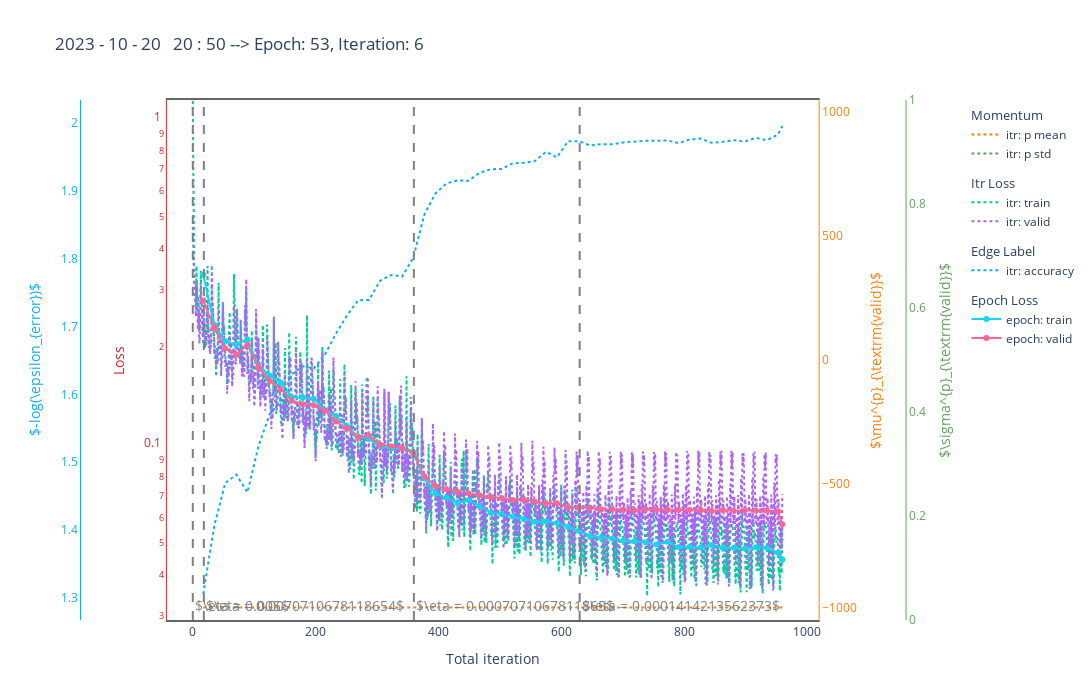

The notebook cell saved with this chart:
### Code cell
tag = '/hpcfs/cepc/higgs/frank/GNN/ds/output_tag/summaries_0.csv'
rec = '/hpcfs/cepc/higgs/frank/GNN/ds/output_rec/summaries_0.csv'

# tar = tag
tar = rec

# df, t = update_csv('/hpcfs/cepc/higgs/frank/GNN/ds/output_rec.gradnorm.4.newloss/summaries_0.csv')
# df, t = update_csv('/hpcfs/cepc/higgs/frank/GNN/ds/output_rec.gradnorm.4/summaries_0.csv')
df, t = update_csv('/lustre/collider/zhangyulei/DeepLearning/Tracking/workspace/output.rec.trans/summaries_0.csv')
fig = update_fig(df, t)
fig.show()
#
# while True:
#     df, t = update_csv(tar)
#     fig = update_fig(df, t)
#     time.sleep(120)
#     clear_output(wait=False)
#     fig.show()

### Figure 1 — Plotly figure (JSON) as saved in the notebook; plotly's stock layout.template omitted (floating-point values rounded to 4 significant figures; data arrays with more than 128 entries replaced by an {"elided": "..."} marker saying what was removed)
{"data": [{"legendgroup": "Momentum", "legendgrouptitle": {"text": "Momentum"}, "line": {"color": "#ff7f0e", "dash": "dot"}, "mode": "lines", "name": "itr: p mean", "x": [17, 35, 53, 71, 89, 107, 125, 143, 161, 179, 197, 215, 233, 251, 269, 287, 305, 323, 341, 359, 377, 395, 413, 431, 449, 467, 485, 503, 521, 539, 557, 575, 593, 611, 629, 647, 665, 683, 701, 719, 737, 755, 773, 791, 809, 827, 845, 863, 881, 899, 917, 935, 953, 960], "y": [-999.0, -999.0, -999.0, -999.0, -999.0, -999.0, -999.0, -999.0, -999.0, -999.0, -999.0, -999.0, -999.0, -999.0, -999.0, -999.0, -999.0, -999.0, -999.0, -999.0, -999.0, -999.0, -999.0, -999.0, -999.0, -999.0, -999.0, -999.0, -999.0, -999.0, -999.0, -999.0, -999.0, -999.0, -999.0, -999.0, -999.0, -999.0, -999.0, -999.0, -999.0, -999.0, -999.0, -999.0, -999.0, -999.0, -999.0, -999.0, -999.0, -999.0, -999.0, -999.0, -999.0, -999.0], "yaxis": "y3", "type": "scatter"}, {"legendgroup": "Momentum", "line": {"color": "#64a05f", "dash": "dot"}, "mode": "lines", "name": "itr: p std", "x": [17, 35, 53, 71, 89, 107, 125, 143, 161, 179, 197, 215, 233, 251, 269, 287, 305, 323, 341, 359, 377, 395, 413, 431, 449, 467, 485, 503, 521, 539, 557, 575, 593, 611, 629, 647, 665, 683, 701, 719, 737, 755, 773, 791, 809, 827, 845, 863, 881, 899, 917, 935, 953, 960], "y": [null, null, null, null, null, null, null, null, null, null, null, null, null, null, null, null, null, null, null, null, null, null, null, null, null, null, null, null, null, null, null, null, null, null, null, null, null, null, null, null, null, null, null, null, null, null, null, null, null, null, null, null, null, null], "yaxis": "y4", "type": "scatter"}, {"legendgroup": "Itr Loss", "legendgrouptitle": {"text": "Itr Loss"}, "line": {"dash": "dot"}, "mode": "lines", "name": "itr: train", "x": {"elided": "961 int values"}, "y": {"elided": "961 float values"}, "type": "scatter"}, {"legendgroup": "Itr Loss", "line": {"dash": "dot"}, "mode": "lines", "name": "itr: valid", "x": {"elided": "961 int values"}, "y": {"elided": "961 float values"}, "type": "scatter"}, {"legendgroup": "Edge Label", "legendgrouptitle": {"text": "Edge Label"}, "line": {"color": "#11ADF0", "dash": "dot"}, "mode": "lines", "name": "itr: accuracy", "x": [17, 35, 53, 71, 89, 107, 125, 143, 161, 179, 197, 215, 233, 251, 269, 287, 305, 323, 341, 359, 377, 395, 413, 431, 449, 467, 485, 503, 521, 539, 557, 575, 593, 611, 629, 647, 665, 683, 701, 719, 737, 755, 773, 791, 809, 827, 845, 863, 881, 899, 917, 935, 953, 960], "y": [1.306, 1.407, 1.47, 1.481, 1.456, 1.524, 1.57, 1.589, 1.629, 1.642, 1.638, 1.658, 1.689, 1.716, 1.739, 1.739, 1.768, 1.776, 1.774, 1.802, 1.865, 1.896, 1.911, 1.916, 1.915, 1.927, 1.932, 1.933, 1.941, 1.942, 1.944, 1.958, 1.95, 1.973, 1.974, 1.967, 1.969, 1.969, 1.972, 1.973, 1.974, 1.974, 1.975, 1.971, 1.976, 1.978, 1.971, 1.973, 1.975, 1.973, 1.979, 1.975, 1.983, 1.996], "yaxis": "y2", "type": "scatter"}, {"legendgroup": "Epoch Loss", "legendgrouptitle": {"text": "Epoch Loss"}, "mode": "lines+markers", "name": "epoch: train", "x": [17, 35, 53, 71, 89, 107, 125, 143, 161, 179, 197, 215, 233, 251, 269, 287, 305, 323, 341, 359, 377, 395, 413, 431, 449, 467, 485, 503, 521, 539, 557, 575, 593, 611, 629, 647, 665, 683, 701, 719, 737, 755, 773, 791, 809, 827, 845, 863, 881, 899, 917, 935, 953, 960], "y": [0.3327, 0.2337, 0.2082, 0.2039, 0.2106, 0.1748, 0.1633, 0.1555, 0.1402, 0.1398, 0.1385, 0.128, 0.1228, 0.1144, 0.1062, 0.1044, 0.09921, 0.09754, 0.09779, 0.09484, 0.07898, 0.07126, 0.06897, 0.06659, 0.06774, 0.06512, 0.06206, 0.06147, 0.06042, 0.05936, 0.0582, 0.05835, 0.0577, 0.05625, 0.05468, 0.0525, 0.05202, 0.05174, 0.05094, 0.05077, 0.05039, 0.04955, 0.05059, 0.0486, 0.04881, 0.04854, 0.0494, 0.04845, 0.04845, 0.04823, 0.04863, 0.04848, 0.04678, 0.04463], "type": "scatter"}, {"legendgroup": "Epoch Loss", "mode": "lines+markers", "name": "epoch: valid", "x": [17, 35, 53, 71, 89, 107, 125, 143, 161, 179, 197, 215, 233, 251, 269, 287, 305, 323, 341, 359, 377, 395, 413, 431, 449, 467, 485, 503, 521, 539, 557, 575, 593, 611, 629, 647, 665, 683, 701, 719, 737, 755, 773, 791, 809, 827, 845, 863, 881, 899, 917, 935, 953, 960], "y": [0.2774, 0.2285, 0.1977, 0.1893, 0.2026, 0.1732, 0.1573, 0.1485, 0.1368, 0.1333, 0.1324, 0.1277, 0.1182, 0.1124, 0.1058, 0.1067, 0.1003, 0.09918, 0.09801, 0.09462, 0.08023, 0.07489, 0.07327, 0.07192, 0.07115, 0.07013, 0.06936, 0.06889, 0.06784, 0.06812, 0.06702, 0.06621, 0.06633, 0.06447, 0.06433, 0.06429, 0.06358, 0.06355, 0.06337, 0.06319, 0.06361, 0.06336, 0.06334, 0.06324, 0.06325, 0.06313, 0.06277, 0.0632, 0.0628, 0.0631, 0.0629, 0.06296, 0.06259, 0.05719], "type": "scatter"}], "layout": {"shapes": [{"line": {"color": "grey", "dash": "dash", "width": 2}, "type": "line", "x0": 0, "x1": 0, "xref": "x", "y0": 0, "y1": 1, "yref": "y domain"}, {"line": {"color": "grey", "dash": "dash", "width": 2}, "type": "line", "x0": 18, "x1": 18, "xref": "x", "y0": 0, "y1": 1, "yref": "y domain"}, {"line": {"color": "grey", "dash": "dash", "width": 2}, "type": "line", "x0": 360, "x1": 360, "xref": "x", "y0": 0, "y1": 1, "yref": "y domain"}, {"line": {"color": "grey", "dash": "dash", "width": 2}, "type": "line", "x0": 630, "x1": 630, "xref": "x", "y0": 0, "y1": 1, "yref": "y domain"}], "annotations": [{"font": {"color": "grey", "size": 14}, "showarrow": false, "text": "$\\eta = 0.005$", "x": 0.5, "xanchor": "left", "y": -1.492}, {"font": {"color": "grey", "size": 14}, "showarrow": false, "text": "$\\eta = 0.0070710678118654$", "x": 18.5, "xanchor": "left", "y": -1.492}, {"font": {"color": "grey", "size": 14}, "showarrow": false, "text": "$\\eta = 0.0007071067811865$", "x": 360.5, "xanchor": "left", "y": -1.492}, {"font": {"color": "grey", "size": 14}, "showarrow": false, "text": "$\\eta = 0.0001414213562373$", "x": 630.5, "xanchor": "left", "y": -1.492}], "xaxis": {"title": {"text": "Total iteration"}, "showgrid": false, "mirror": true, "showline": true, "zeroline": false, "linewidth": 2, "linecolor": "#666666", "gridcolor": "#d9d9d9", "domain": [0.1, 0.85]}, "yaxis": {"title": {"text": "Loss", "font": {"color": "#d62728"}}, "tickfont": {"color": "#d62728"}, "showgrid": false, "linecolor": "#d62728", "gridcolor": "#d9d9d9", "zeroline": false, "type": "log", "range": [-1.536, 0.05737]}, "yaxis2": {"title": {"text": "$-log(\\epsilon_{error})$", "font": {"color": "#11ADF0"}}, "tickfont": {"color": "#11ADF0"}, "anchor": "free", "overlaying": "y", "side": "left", "position": 0.0, "showgrid": false, "linecolor": "#11ADF0", "gridcolor": "#d9d9d9", "zeroline": false}, "yaxis3": {"title": {"text": "$\\mu^{p}_{\\textrm{valid}}$", "font": {"color": "#ff7f0e"}}, "tickfont": {"color": "#ff7f0e"}, "anchor": "x", "overlaying": "y", "side": "right", "showgrid": false, "linecolor": "#ff7f0e", "gridcolor": "#d9d9d9", "zeroline": false, "range": [-1049.0, 1049.0]}, "yaxis4": {"title": {"text": "$\\sigma^{p}_{\\textrm{valid}}$", "font": {"color": "#64a05f"}}, "tickfont": {"color": "#64a05f"}, "anchor": "free", "overlaying": "y", "side": "right", "position": 0.95, "showgrid": false, "linecolor": "#64a05f", "gridcolor": "#d9d9d9", "zeroline": false, "range": [0.0, 1.0]}, "title": {"text": "2023 - 10 - 20   20 : 50 --> Epoch: 53, Iteration: 6"}, "width": 1200, "height": 700, "paper_bgcolor": "rgba(0,0,0,0)", "plot_bgcolor": "rgba(0,0,0,0)"}}
